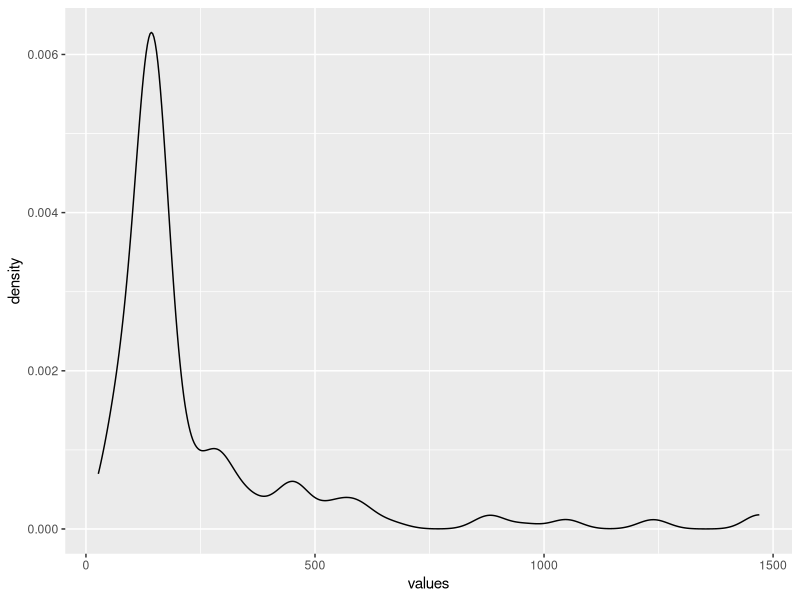
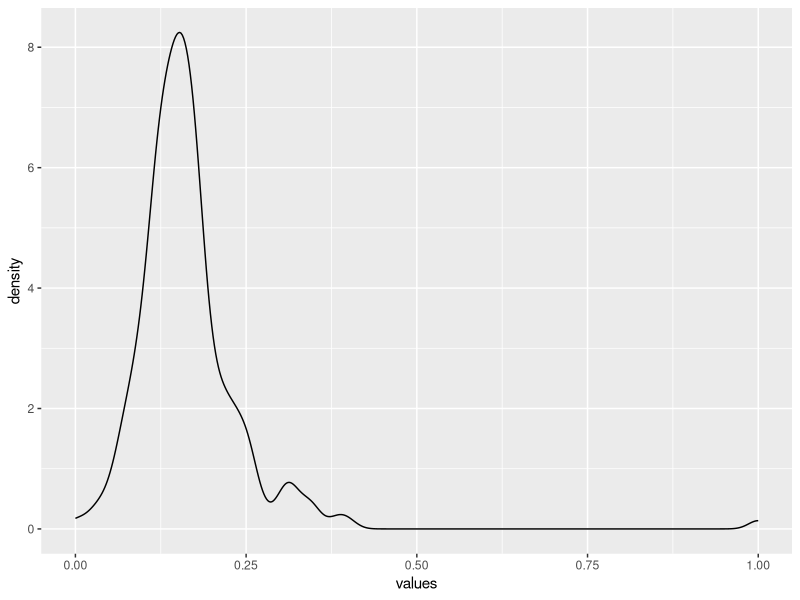
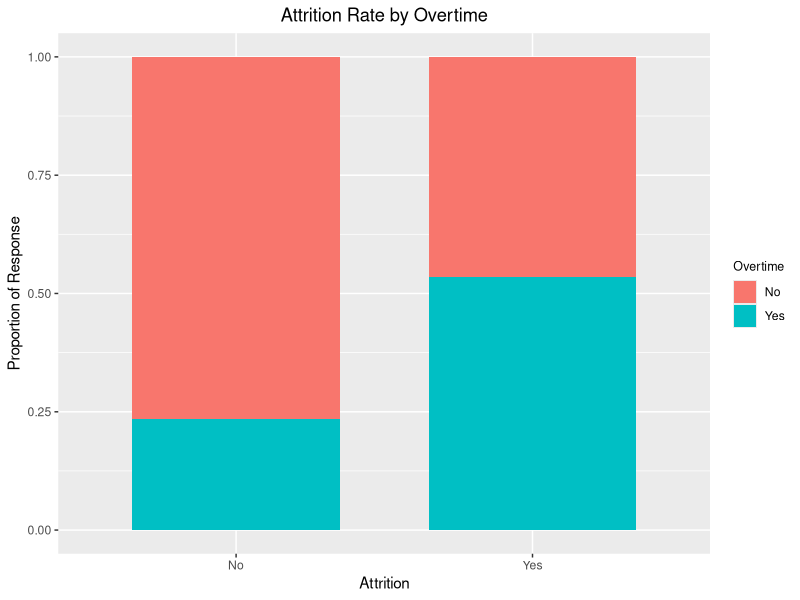
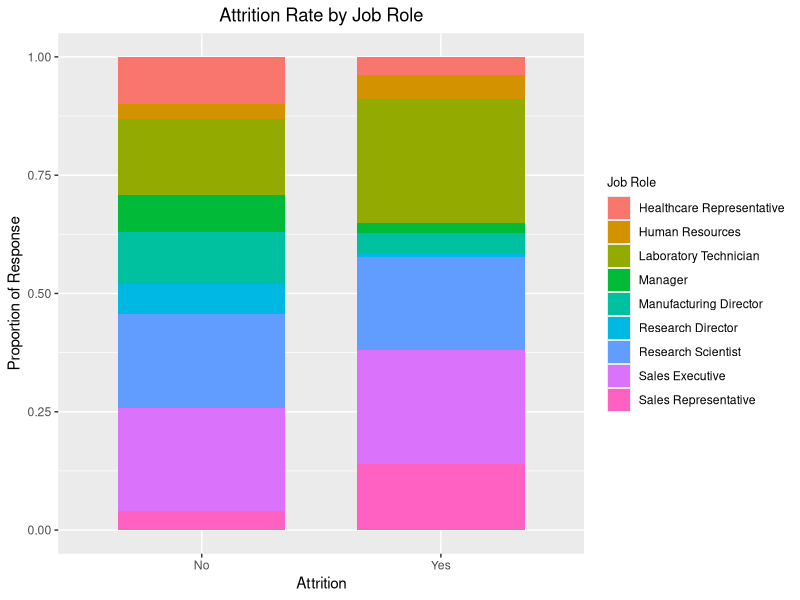
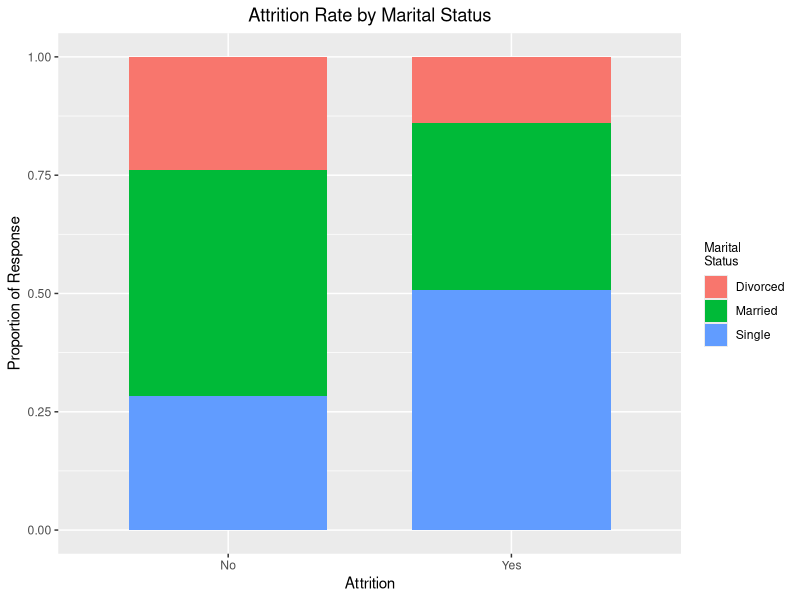
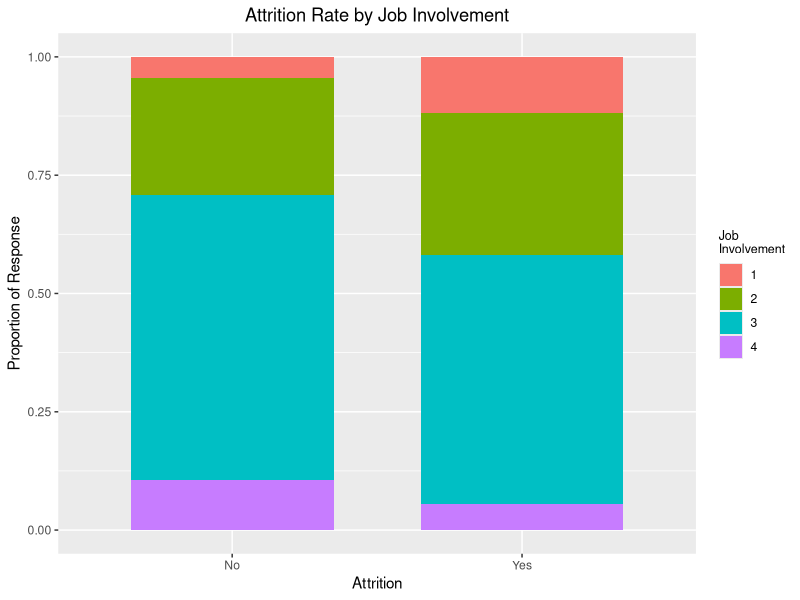
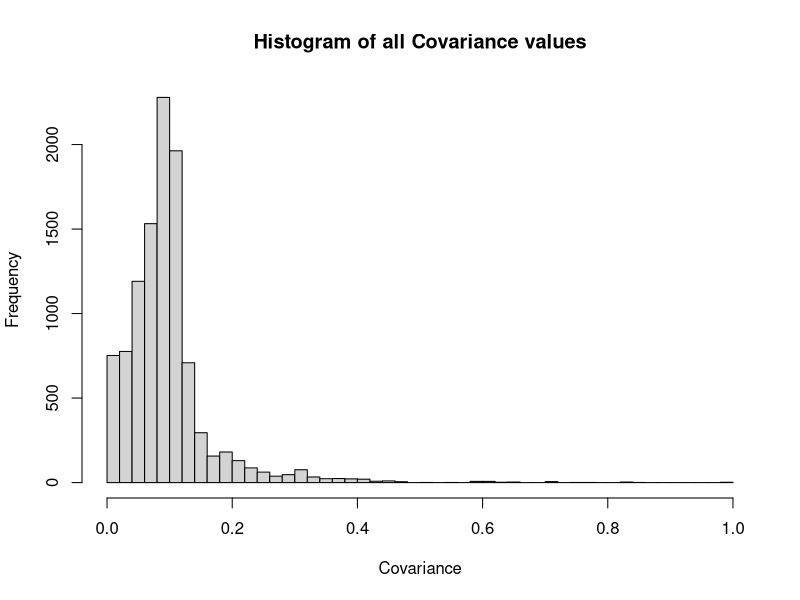
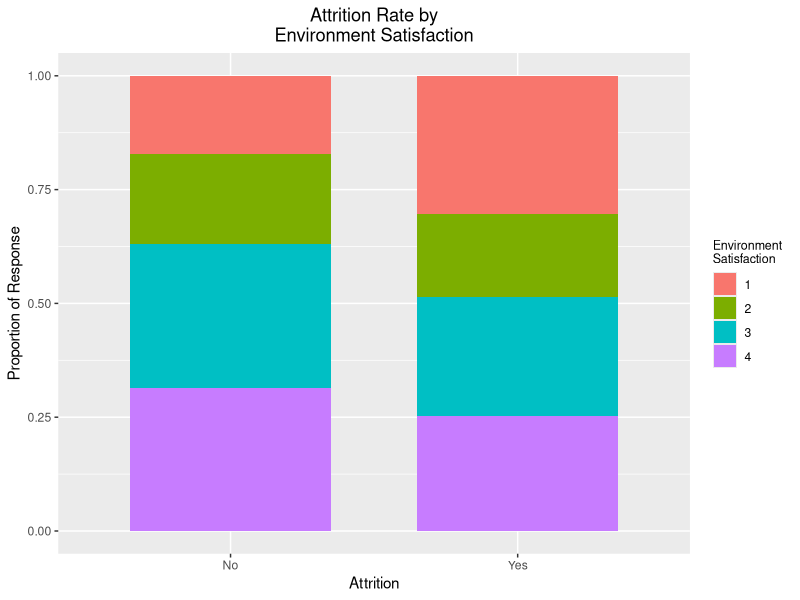

Recreate these plots in R, in order.
## ---- chunk 1
knitr::opts_chunk$set(echo = FALSE)
## ---- chunk 2
rm( list = ls()); cat("\014")  # Clear environment
require(stringr)
require(plotly)
require(Hmisc)
require(tidyr)
require(dplyr)
require(ggplot2)
require(plyr)
require(reshape2)
data <- read.csv('data/CaseStudy2-data.csv')
data$Department <- revalue(data$Department, c('Human Resources' = 'Human Resources', 'Research & Development'='Research/Development', 'Sales'='Sales'))
describe_data <- read.csv('data/CaseStudy2-descriptions.csv')
#names(describe_data) <- (names(describe_data), tolower)
names(data) <- sapply(names(data), tolower)
## ---- chunk 3
find_percent <- function(df, label_col, num_obs, sep='&'){
    ##find the ratio of a certian value which includes the label
    ##--------
    ##INPUTS
    ##df: data.frame
    ##    - dataframe with all catagorical data
    ##label_col
    ##    -   binary column of interest in df
    ##num_obs: named.vector
    ##     -   contains all possible values in df with the  correlated number of observations
    ## --------
    ## RETURNS
    ## percent_pos: named.vector
    ##     -   contains the percentage of each value within the dataframe which is associated with the label_column.
    percent_pos <- c()
    sub <- df[,label_col] == TRUE
    sub_df <- df[sub,]
    for(col_val in names(num_obs)){
        colval <- unlist(strsplit(col_val, sep))
        percent_pos[col_val] = ((sum(sub_df[,colval[1]] == colval[2]) + .0001))  / (num_obs[col_val] + .0001)
        }
    return(percent_pos)
    }

find_number_observations <- function(df, sep='&', check_na=FALSE){
    num_obs= c()
    for (col in names(data_binned)){
        if(check_na){
            num_obs[paste(col, 'isna', sep=sep)] = sum(is.na(data[,col])) / dim(df)[1]
            }
        for (value in unique(data_binned[,col]))
            {
            num_obs[paste(col, value, sep=sep)] = sum(data_binned[,col] == value)
            }
    }
    return(num_obs)
}

make_dummy <- function(df, sep='&'){
    # Convert dataframe with all catagorical data into all boolean dataframe
    # --------
    # INPUTS
    # df: data.frame
    #     -   Data should all be catagorical.
    # sep: str
    #     -   Character to use as seperator between column and value
    # --------
    # RETURNS
    # dfo: data.frame
    #     -   all data is bool
    dfo <- df
    for(col in names(df)){
        for(val in unique(dfo[,col])){
            dfo[, paste(col, val, sep=sep)] = dfo[, col] == val
            }
        dfo = dfo[, names(dfo) != col]
        }
    return(dfo)
    }

find_covariance <- function(df, items, sep='+'){
    # Take a subset of columns in df and find the covariance between them
    # ---------
    # INPUTS
    # df: data.frame
    #     -   All data inputs must of type bool
    # items: data.frame
    #     -   columns in the dataframe to compare to each other
    # sep: str
    #     -   character to use to seperate columns being compared
    # --------
    # RETURNS
    # covar: named vector
    #     -   sets of column names seperated by sep with duplicates and self correalations removed
    covar = c()
    for(col1 in items){
        for(col2 in items){
            if(col1 != col2){
                covar[paste(col1, col2, sep='+')] = (sum(df[,col1] == TRUE & df[,col2] == TRUE) + .00001) / (max(c(sum(df[,col1] == TRUE), sum(df[,col2] == TRUE))) + .00001)
                }
            }
        items = items[items != col1]
        }
        covar <- covar[order(-covar)]
        return(covar[c(TRUE, FALSE)])
    }

bin_columns <- function(data, min_size=100, num_splits){
    # Convert continous data into discrete catagorical data
    # by splitting continous data into equal sized (by number of members) groups.
    # --------
    # data: data.frame
    #     -   data frame which contains continous data
    # min_size: integer
    #     -   min number of members in a group (determine split pts). columns with less discrete points then this value will be ignored.
    # num_splits
    #     -   number of times to split continous dataset
    # --------
    types <- sapply(data, class)
    data_binned <- data
    for(col in names(types)){
        if(types[[col]] == 'integer' & length(unique(data[,col])) > num_splits){
            data_binned[col] <- cut2(data[,col], m=min_size, g=num_splits)
            data_binned[,col] = sapply(data_binned[,col], toString)
            }
        else{
            data_binned[,col] = sapply(data[,col], toString)}
        }
    names(data_binned) <- sapply(names(data_binned), str_trim)
    return(data_binned)
    }

check_label_corelation <- function(df, label, dsep='&', sd_ratio=1){
## function to generate top contributing variables to a specific label
##--------
##INPUTS
##df: data.frame
##  -   contains all catagorical variables, label col must be T/F
##label: string
##  -   name of label column
##sep: str
##  -   character to use in seperating dummy values from col name
##--------
##RETURNS
## coors: named_vector
##  -   contains coorelation rate for each value in the df
    all_pos <- sum(df[,label] == TRUE) / dim(df)[1]
    print(all_pos)
    num_obs <- find_number_observations(df, sep=dsep)
    percent_pos <- find_percent(df, label, num_obs, sep=dsep)
    label_frame <- data.frame(percent_pos, num_obs)
    label_frame[,'ratio_delta'] <- label_frame$percent_pos - all_pos
    not_label <- (rownames(label_frame) != paste(label, 'TRUE', sep=dsep) & rownames(label_frame) != paste(label, 'FALSE', sep=dsep)) 
    label_frame <- label_frame[not_label,]
    one_dev <- sd(label_frame[,'ratio_delta']) * sd_ratio
    label_infl <- label_frame[abs(label_frame[,'ratio_delta']) > one_dev,]
    return(label_infl[order(-label_infl$ratio_delta),])
}

Attrition_prop_table <- function(variable_name, data.f){
    # Generates a table containing proportion of responses for both Attrition values. This should allow us to examine values in the context of whether they attrified.
    
    # Generate a table containing variable/Attrition rates
    prop <-prop.table(xtabs(as.formula(paste( '~ ',paste(variable_name, 'attrition ', sep = ' + '))) , data=data.f))
    
    #Normalize each column to sum to 1.
    prop.app <-apply(prop,2,sum)
    return(melt(sweep(prop, MARGIN=2,prop.app,'/')))
}
## ---- chunk 4
#function defined in deason_functions.R
data_binned <- bin_columns(data, 100, 10)
## ---- chunk 5
na_count <- sum(is.na(data$attrition))
## convert data Attrition to binary
data_binned$attrition <- data$attrition == 'Yes'
## N/A Count
print('Number of NA\'s in attrition column:')
print(sum(na_count))
## Sum of Employees who quit
print('Number of Employees that quit:')
print(sum(data_binned$attrition))
attrified <- data_binned[data_binned$attrition == TRUE,]
## retain ratio
overall_ratio <- sum(data_binned$attrition) / length(data_binned$attrition)
print('Ratio of Employees that quit:')
print(overall_ratio)
## ---- chunk 6
num_obs <- find_number_observations(data_binned, sep='&')
print('Average number of observations over all factor levels:')
print(mean(num_obs))

obs_stacked = stack(num_obs)
print('Number of different factor levels:')
nrow(obs_stacked)
ggplot(obs_stacked, aes(x = values)) +
  stat_density(position="identity",geom="line")
## ---- chunk 7
percent_pos <- find_percent(data_binned, 'attrition', num_obs)
print('Average attrition rate for all factors:')
print(mean(percent_pos))
print('Median attrition rate for all factors')
print(median(percent_pos))
per_stacked = stack(percent_pos)
ggplot(per_stacked, aes(x = values)) +
  stat_density(position="identity",geom="line")
## ---- chunk 8
## move all our data into a dataframe of percent_quit verses number of observations
attr_frame <- data.frame(percent_pos, num_obs)
hnames <- (rownames(attr_frame) != 'attrition&TRUE' & rownames(attr_frame) != 'attrition&FALSE')
attr_frame <- attr_frame[hnames,]
high_prob <- subset(attr_frame, percent_pos > overall_ratio)
high_prob$ratio_delta = high_prob$percent_pos - overall_ratio
hnames <- (rownames(high_prob) != 'attrition&TRUE' & rownames(high_prob) != 'attrition&FALSE')
high_prob <- high_prob[hnames,]
print('Factors with the highest attrition rates:')
head(high_prob[order(-high_prob$ratio_delta),], 15)
## ---- chunk 9
OverTime_attrit <- Attrition_prop_table( 'overtime',data)
ggplot(OverTime_attrit, aes(x=attrition, y=value, fill= factor(overtime))) + 
    geom_bar(position = "fill",stat = "identity", width = 0.7) +
    labs(title = 'Attrition Rate by Overtime', y='Proportion of Response', x='Attrition') +
    guides(fill=guide_legend(title="Overtime"))+
    theme(legend.title=element_text(size = 9),plot.title=element_text(hjust=0.5))
## ---- chunk 10
print('Attrition rate of sales representatives between 18 and 27 years of age:')
    mean(data_binned[data_binned$age == '[18,27)' & data_binned$jobrole == 'Sales Representative','attrition'])
print('Attrition rate of sales representatives older than 27:')
    mean(data_binned[data_binned$age != '[18,27)' & data_binned$jobrole == 'Sales Representative','attrition'])
print('Attrition rate of employees age 18-27 that are not Sales Representatives:')
    mean(data_binned[data_binned$age == '[18,27)' & data_binned$jobrole != 'Sales Representative','attrition'])
print('Attrition Rate of Sales Representatives Working Overtime:')
mean(data_binned[data_binned$overtime == 'Yes' & data_binned$jobrole == 'Sales Representative','attrition'])
print('Attrition Rate of Employees Working Overtime (Excluding Sales Representatives:')
mean(data_binned[data_binned$overtime == 'Yes' & data_binned$jobrole != 'Sales Representative','attrition'])
## ---- chunk 11
JobRole_attrit <- Attrition_prop_table( 'jobrole',data)
ggplot(JobRole_attrit, aes(x=attrition, y=value, fill= factor(jobrole))) + 
    geom_bar(position = "fill",stat = "identity", width = 0.7) +
    labs(title = 'Attrition Rate by Job Role', y='Proportion of Response', x='Attrition') +
    guides(fill=guide_legend(title="Job Role"))+
    theme(legend.title=element_text(size = 9),plot.title=element_text(hjust=0.5))
## ---- chunk 12
print('Attrition rate of Laboratory Technician between 18 and 27 years of age:')
    mean(data_binned[data_binned$age == '[18,27)' & data_binned$jobrole == 'Laboratory Technician','attrition'])
print('Attrition rate of Laboratory Technician older than 27:')
    mean(data_binned[data_binned$age != '[18,27)' & data_binned$jobrole == 'Laboratory Technician','attrition'])
print('Attrition rate of employees age 18-27 that are not Laboratory Technicians or Sales Representatives:')
    mean(data_binned[data_binned$age == '[18,27)' & data_binned$jobrole != 'Sales Representative' & data_binned$jobrole != 'Laboratory Technician','attrition'])
print('Attrition Rate of Laboratory Technician Working Overtime:')
    mean(data_binned[data_binned$overtime == 'Yes' & data_binned$jobrole == 'Laboratory Technician','attrition'])
print('Attrition Rate of Employees Working Overtime (Excluding Sales Representatives and Laboratory Technician):')
    mean(data_binned[data_binned$overtime == 'Yes' & data_binned$jobrole != 'Sales Representative' & data_binned$jobrole != 'Laboratory Technician','attrition'])
## ---- chunk 13
print('Proportion of Employees that quit that made less than $2318 monthly (excluding Sales Rep\'s and Lab Techs):')
    mean(data_binned[data_binned$monthlyincome == "[ 1009, 2318)" & data_binned$jobrole != 'Sales Representative' & data_binned$jobrole == 'Laboratory Technician','attrition'])
print('Proportion of Employees that quit that made between $2318 and $2696 monthly (excluding Sales Rep\'s and Lab Techs):')
    mean(data_binned[data_binned$monthlyincome == "[ 2318, 2696)" & data_binned$jobrole != 'Sales Representative' & data_binned$jobrole == 'Laboratory Technician','attrition'])
## ---- chunk 14
MariStat_attrit <- Attrition_prop_table( 'maritalstatus',data)
ggplot(MariStat_attrit, aes(x=attrition, y=value, fill= factor(maritalstatus))) + 
    geom_bar(stat = "identity", width = 0.7) +
    labs(title = 'Attrition Rate by Marital Status', y='Proportion of Response', x='Attrition') +
    guides(fill=guide_legend(title="Marital\nStatus"))+
    theme(legend.title=element_text(size = 9),plot.title=element_text(hjust=0.5))
print('Proportion of Employees that quit that are younger than 27 and single:')
mean(attrified$maritalstatus== 'Single' & attrified$age =='[18,27)')/mean(attrified$maritalstatus== 'Single')
## ---- chunk 15

JobInvol_attrit <- Attrition_prop_table( 'jobinvolvement',data)
ggplot(JobInvol_attrit, aes(x=attrition, y=value, fill= factor(jobinvolvement))) + 
    geom_bar(stat = "identity", width = 0.7) +
    labs(title = 'Attrition Rate by Job Involvement', y='Proportion of Response', x='Attrition') +
    guides(fill=guide_legend(title="Job\nInvolvement"))+
    theme(legend.title=element_text(size = 9),plot.title=element_text(hjust=0.5))
print('Proportion of Employees that quit that are older than 27 with Very Low Job Involvement:')
mean(attrified$jobinvolvement=='1' & attrified$age =='[18,27)')/mean(attrified$jobinvolvement=='1')
## ---- chunk 16
print('Factors with the lowest attrition rates:')
head(attr_frame[order(attr_frame$percent_pos),], 10)
## ---- chunk 17
print('Covariance of factors with high attrition rates:')
# Generate covariance matrix for all high attrition attributes.
over_30 <- subset(high_prob, percent_pos > .30)
data_dummy <- make_dummy(data_binned)
covar_30 <- find_covariance(data_dummy , rownames(over_30))
head(covar_30[order(covar_30,decreasing = TRUE)],10)
## ---- chunk 18
all_covar <- find_covariance(data_dummy, names(data_dummy))
print('Number of covariant pairs:')
length(all_covar)
## ---- chunk 19
hist(all_covar, breaks=50, main = 'Histogram of all Covariance values', xlab = 'Covariance')
## ---- chunk 20
print('Highest Covariances:')
head(all_covar[all_covar > .60 & all_covar < .999], 25)
print('Performance Rating = 3 Response Rate:')
sum(data_dummy[,'performancerating&3']) / 1470
print('Number of Performance Rating = 3 Responses:')
print(sum(data[,'performancerating'] == 3))
print('Number of Employees with Performance Rating of 3 that quit:')
sum(data[,'performancerating'] == 3 & data_binned[,'attrition'] == TRUE)
## ---- chunk 21

EnvSatTest_attrit <- Attrition_prop_table('environmentsatisfaction', data)
OverTime_attrit <- Attrition_prop_table( 'overtime',data)
years_worked_attrit <- Attrition_prop_table('totalworkingyears', data_binned)

ggplot(EnvSatTest_attrit, aes(x=attrition, y=value, fill= factor(environmentsatisfaction))) + 
    geom_bar(position = "fill",stat = "identity", width = 0.7) +
    labs(title = 'Attrition Rate by\nEnvironment Satisfaction', y='Proportion of Response', x='Attrition') +
    guides(fill=guide_legend(title="Environment \nSatisfaction"))+
    theme(legend.title=element_text(size = 9),plot.title=element_text(hjust=0.5))


## ---- chunk 22
data_binned[,'environmentsatisfaction'] <- data['environmentsatisfaction'] < 3
infl <- check_label_corelation(data_binned, 'environmentsatisfaction', '&', sd_ratio=.75)
head(infl)
## ---- chunk 23
education_attrit <- Attrition_prop_table('education', data)
ggplot(education_attrit, aes(x=attrition, y=value, fill= factor(education))) + 
    geom_bar(position = "fill",stat = "identity", width = 0.7) +
    labs(title = 'Attrition Rate by\nEducation', y='Proportion of Response', x='Attrition') +
    guides(fill=guide_legend(title="Education \nLevel"))+
    theme(legend.title=element_text(size = 9),plot.title=element_text(hjust=0.5))
## ---- chunk 24
data_binned[,'education'] <- data['education'] > 2
infl <- check_label_corelation(data_binned, 'education', '&', sd_ratio=.6)
print('Covariances with Bachelor\'s+ Education Level')
head(infl, 10)
## ---- chunk 25
print('Overall Relationship Satisfaction for All Employees')
prop.table(table(data$relationshipsatisfaction))
rel_sat_attrit <- Attrition_prop_table('relationshipsatisfaction', data)
ggplot(rel_sat_attrit, aes(x=attrition, y=value, fill= factor(relationshipsatisfaction))) + 
    geom_bar(position = "fill",stat = "identity", width = 0.7) +
    labs(title = 'Attrition Rate by\nRelationship Satisfaction', y='Proportion of Response', x='Attrition') +
    guides(fill=guide_legend(title="Relationship \n Satisfaction"))+
    theme(legend.title=element_text(size = 9),plot.title=element_text(hjust=0.5))
## ---- chunk 26
data_binned[,'relationshipsatisfaction'] <- data['relationshipsatisfaction'] > 2
infl <- check_label_corelation(data_binned, 'relationshipsatisfaction', '&', sd_ratio=.5)
print('Covariances with Positive Relationship Satisfaction:')
head(infl,10)
print('Human Resources Relationship Satisfaction:')
table(data_binned[data_binned$jobrole == 'Human Resources','relationshipsatisfaction'])
print('Second Year Employee Relationship Satisfaction:')
table(data_binned[data_binned$yearsincurrentrole == ' 1','relationshipsatisfaction'])
print('Journeyman Employee Relationship Satisfaction:')
table(data_binned[data_binned$numcompaniesworked == 7 | data_binned$numcompaniesworked == 8,'relationshipsatisfaction' ])
## ---- chunk 27
data_binned[,'relationshipsatisfaction'] <- data['relationshipsatisfaction'] > 3
infl <- check_label_corelation(data_binned, 'relationshipsatisfaction', '&', sd_ratio=.7)
print('Covariances with Very High Relationship Satisfaction:')
head(infl)
## ---- chunk 28
work_life_attrit <- Attrition_prop_table('worklifebalance', data)
ggplot(work_life_attrit, aes(x=attrition, y=value, fill= factor(worklifebalance))) + 
    geom_bar(position = "fill",stat = "identity", width = 0.7) +
    labs(title = 'Attrition Rate by\nWork-life Balance', y='Proportion of Response', x='Attrition') +
    guides(fill=guide_legend(title="Work-life \n Balance"))+
    theme(legend.title=element_text(size = 9),plot.title=element_text(hjust=0.5))
## ---- chunk 29
data_binned[,'worklifebalance'] <- data['worklifebalance'] > 3
infl <- check_label_corelation(data_binned, 'worklifebalance', '&', sd_ratio=.7)
print('Covariances with Positive Work-Life Balance:')
head(infl)
